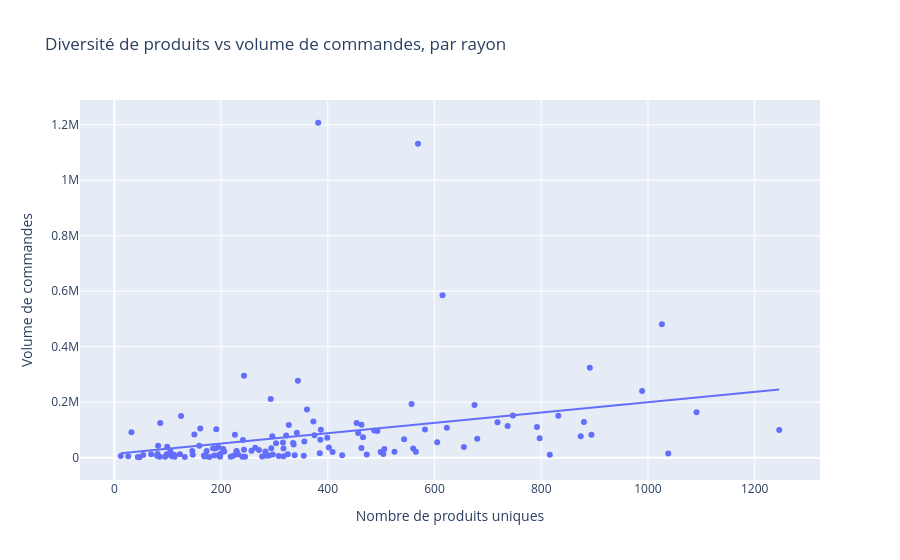

Notebook source saved alongside this figure:
### Markdown cell above
Le nuage de points ci-dessous permet de visualiser cette relation.

### Code cell
fig = px.scatter(
    aisle_stats,
    x="product_diversity",
    y="order_volume",
    hover_name="aisle",
    title="Diversité de produits vs volume de commandes, par rayon",
    labels={"product_diversity": "Nombre de produits uniques", "order_volume": "Volume de commandes"},
    trendline="ols",
)
fig.show()

### Figure 1 — Plotly figure (JSON) as saved in the notebook; plotly's stock layout.template omitted (floating-point values rounded to 4 significant figures; data arrays with more than 128 entries replaced by an {"elided": "..."} marker saying what was removed)
{"data": [{"hovertemplate": "<b>%{hovertext}</b><br><br>Nombre de produits uniques=%{x}<br>Volume de commandes=%{y}<extra></extra>", "hovertext": {"elided": "132 str values"}, "legendgroup": "", "marker": {"color": "#636efa", "symbol": "circle"}, "mode": "markers", "name": "", "orientation": "v", "showlegend": false, "type": "scatter", "x": {"elided": "132 int values"}, "xaxis": "x", "y": {"elided": "132 int values"}, "yaxis": "y"}, {"hovertemplate": "<b>OLS trendline</b><br>order_volume = 186.639 * product_diversity + 13381.2<br>R<sup>2</sup>=0.089124<br><br>Nombre de produits uniques=%{x}<br>Volume de commandes=%{y} <b>(trend)</b><extra></extra>", "legendgroup": "", "marker": {"color": "#636efa", "symbol": "circle"}, "mode": "lines", "name": "", "showlegend": false, "type": "scatter", "x": {"elided": "132 int values"}, "xaxis": "x", "y": {"elided": "132 float values"}, "yaxis": "y"}], "layout": {"legend": {"tracegroupgap": 0}, "title": {"text": "Diversité de produits vs volume de commandes, par rayon"}, "xaxis": {"anchor": "y", "domain": [0, 1], "title": {"text": "Nombre de produits uniques"}}, "yaxis": {"anchor": "x", "domain": [0, 1], "title": {"text": "Volume de commandes"}}}}
